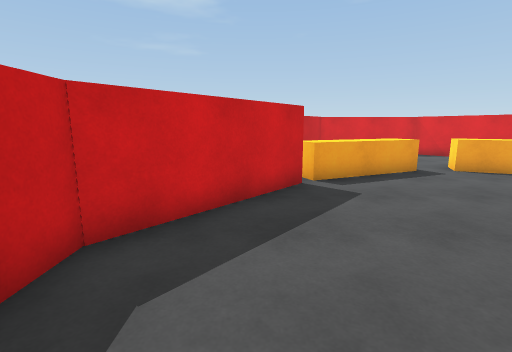
view 1 (above)

19 first-person views from a walk through a 3-D level made in the Unity game engine. The camera is 1.4 m above the floor, tilts 10° down and sees 85° across. The floor is counted in squares, 1 m on a side. Each view is taken from the middle of a square. On the plan, view 1 faces up. The plan holds only what a view shows up to about 14 squares ahead; the rest is blank. Surface patterns are stand-ins for the level's own textures.

view 2
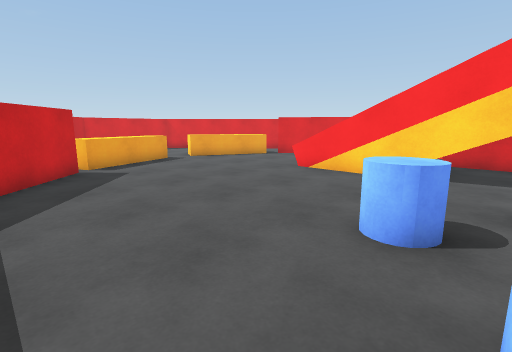

view 3
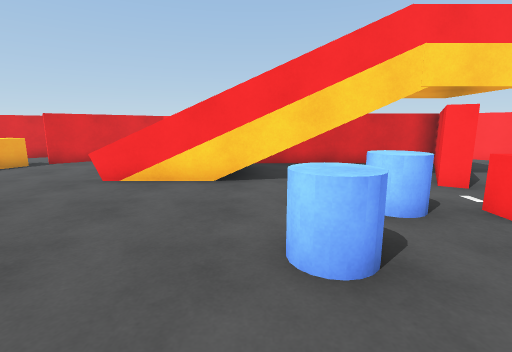

view 4
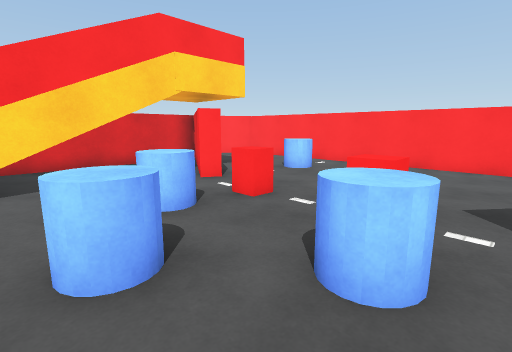

view 5
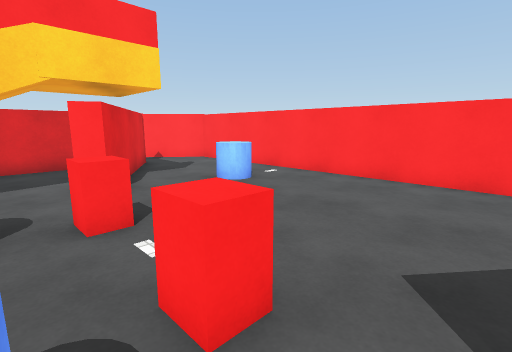

view 6
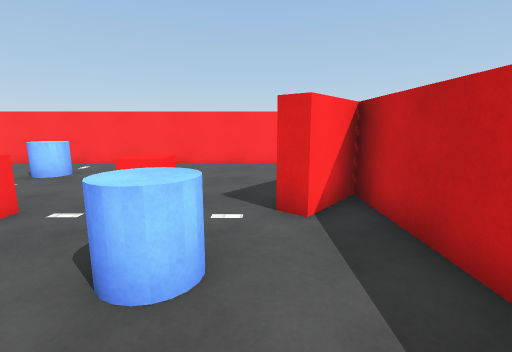

view 7
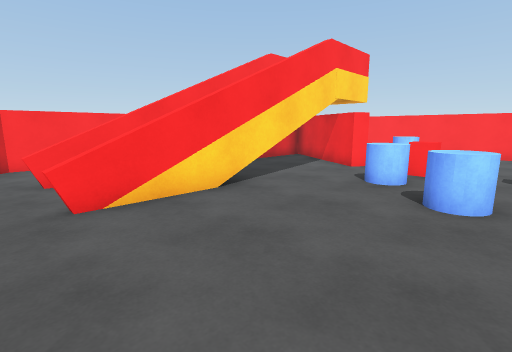

view 8
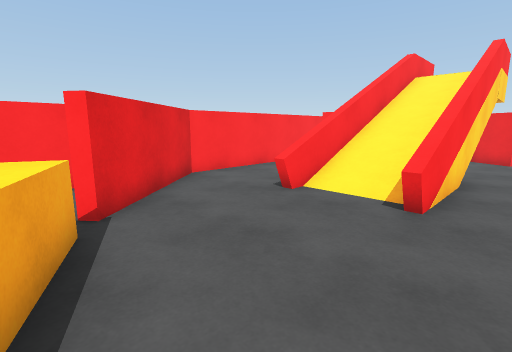

view 9
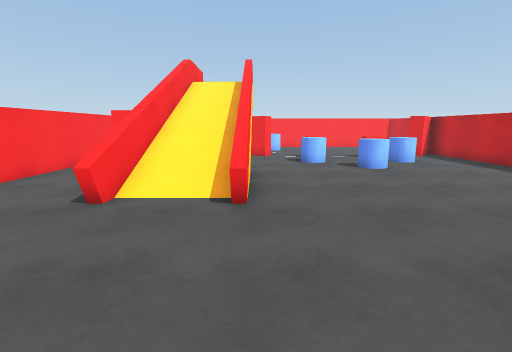

view 10
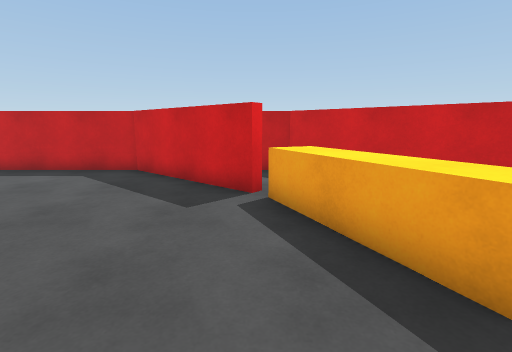

view 11
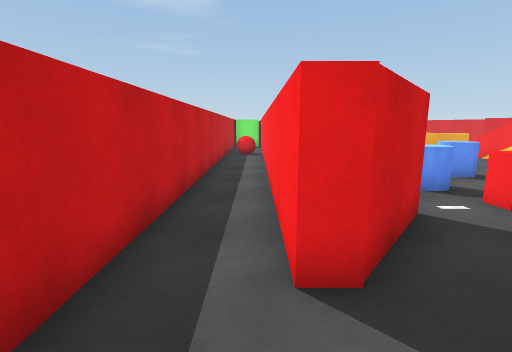

view 12
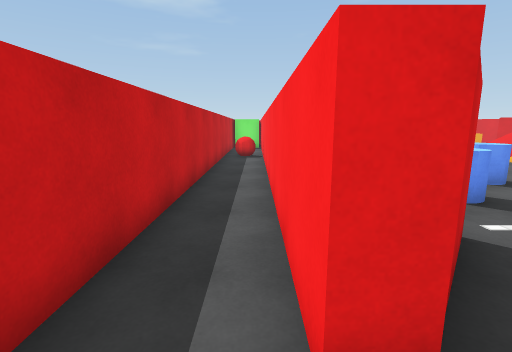

view 13
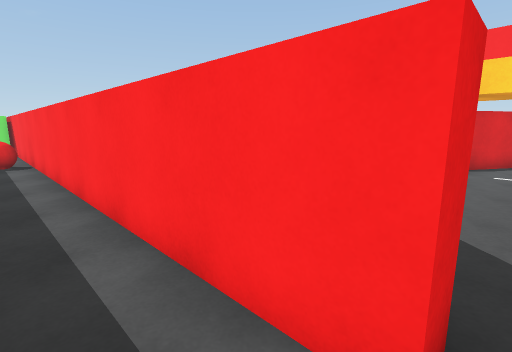

view 14
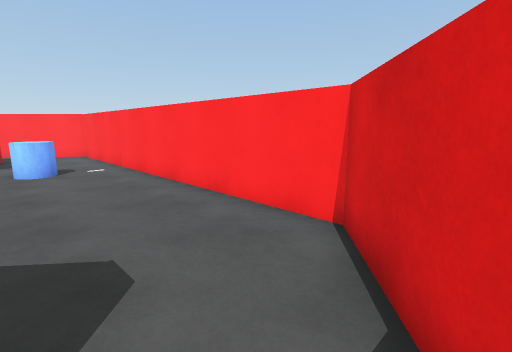

view 15
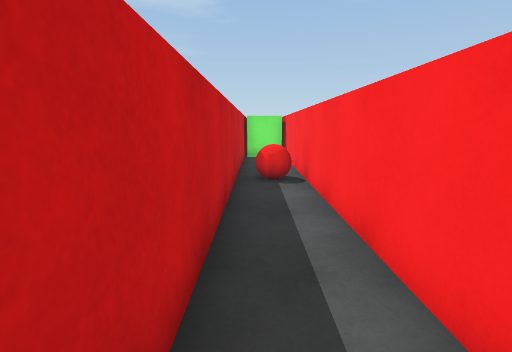

view 16
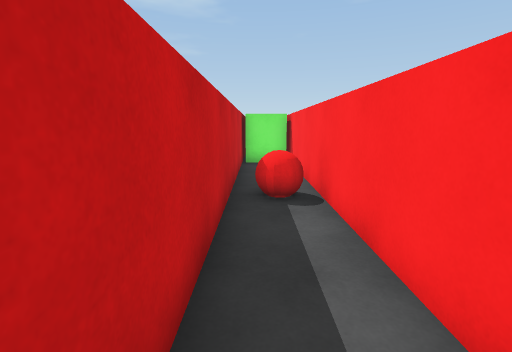

view 17
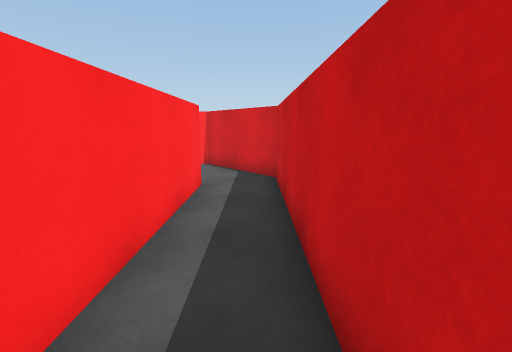

view 18
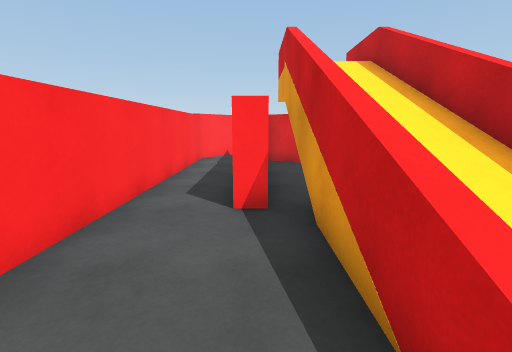

view 19
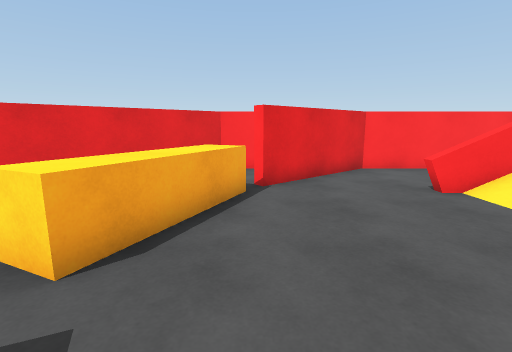

### Floor plan
Key: @ floor where view 1 was taken; # wall or solid block; . floor; / step, stairs or slope; = window, fence, low wall or low ledge; ^ raised ledge; C blue cylinder; B red ball.
Columns run from 5 left of view 1 to 14 right of it. Each row starts with its distance up from view 1.
 11 ###  ##         ##
 10 ######      =    #
  9 #.###  #^^^=^^^  ##
  8 #.##  =^^....^^^..#
  7 #.##  #........=#.#
  6 #.#  ##.........###
  5 #BB ##...........##
  4 #.###............=##
  3 #.##........=..=...#
  2 #.##........=//=...#
  1 #.##........=//=...#
  0 #.##.@......=//=...#
 -1 #.##....C...=//=#..#
 -2 #.##....C...=//=#..#
 -3 #.##..C..CC.=//=#..#
 -4 #.##..C...C..==##..#
 -5 #.###..^.^..##..#..#
 -6 #.###.......##..#..#
 -7 #.##.........####..#
 -8 #..............##..#
 -9 ##.........C......##
-10  #.........C.....##
-11  ##..............#
-12   ################

Positions as (right, up) in squares from view 1, and headings:
1: (0, 0), facing up
2: (-1, -3), facing up-right
3: (0, -1), facing right
4: (0, -1), facing down-right
5: (0, -4), facing down-right
6: (0, -1), facing down
7: (2, 4), facing down-right
8: (6, 8), facing down-right
9: (7, 8), facing down
10: (7, 7), facing left
11: (-3, -10), facing up
12: (-3, -9), facing up
13: (-4, -8), facing up-right
14: (-4, -8), facing down-right
15: (-4, -3), facing up
16: (-4, -1), facing up
17: (-4, -1), facing down
18: (11, 4), facing down
19: (4, 7), facing right
